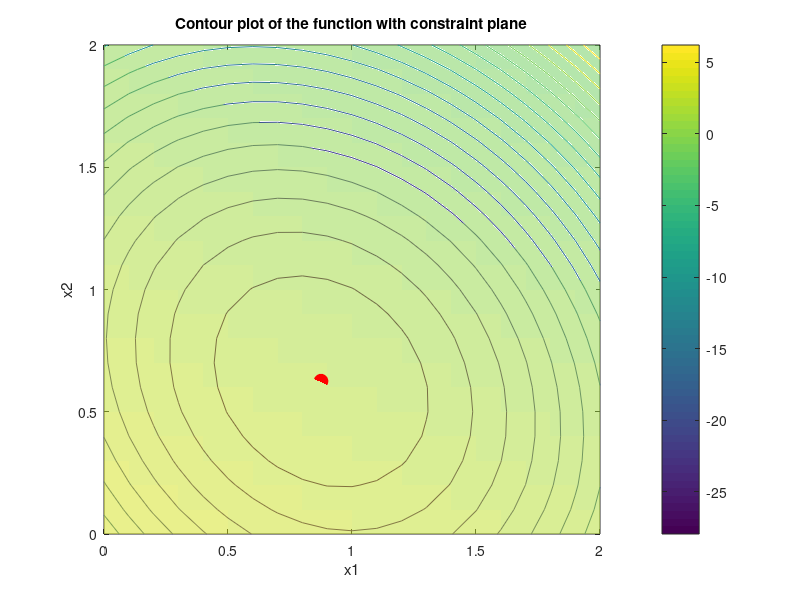
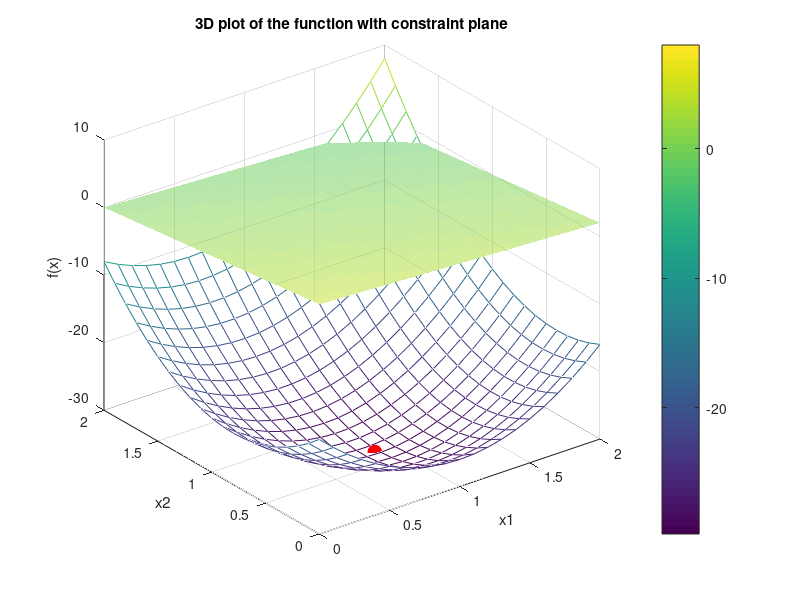

MATLAB code to generate these figures, in order:
pkg load optim
clc

fun = @(x)(9*x(1)^2+6*x(2)^2+x(3)^2-18*x(1)-12*x(2)-6*x(3)-8);

x0 = [1, 1, 1];

A = [1, 2, 1];
b = [4];

Aeq = [];
beq = [];

lb = [0, 0, 0];
ub = [];

[x_opt,fval] = fmincon(fun, x0, A, b, Aeq, beq, lb, ub);

% Define a grid for x1 and x2
[x1, x2] = meshgrid(0:0.1:2, 0:0.1:2);
x3 = (4 - A(1)*x1 - A(2)*x2) / A(3); % Solve for x3 from the constraint

% Evaluate the function over the grid
z = arrayfun(@(x1, x2, x3) fun([x1, x2, x3]), x1, x2, x3);

% Plot the contour of the function
figure;
contour(x1, x2, z, 20); % 20 contour levels
xlabel('x1');
ylabel('x2');
title('Contour plot of the function with constraint plane');
colorbar;
hold on;

% Plot the constraint plane
surf(x1, x2, x3, 'FaceAlpha', 0.5, 'EdgeColor', 'none');

% Plot the optimal point
plot3(x_opt(1), x_opt(2), x_opt(3), 'ro', 'MarkerSize', 10, 'MarkerFaceColor', 'r');
hold off;

% Create a new figure for the 3D plot
figure;
surf(x1, x2, x3, 'FaceAlpha', 0.5, 'EdgeColor', 'none');
hold on;

% Plot the function surface
mesh(x1, x2, z);
xlabel('x1');
ylabel('x2');
zlabel('f(x)');
title('3D plot of the function with constraint plane');
colorbar;

% Plot the optimal point
plot3(x_opt(1), x_opt(2), fval, 'ro', 'MarkerSize', 10, 'MarkerFaceColor', 'r');
hold off;
